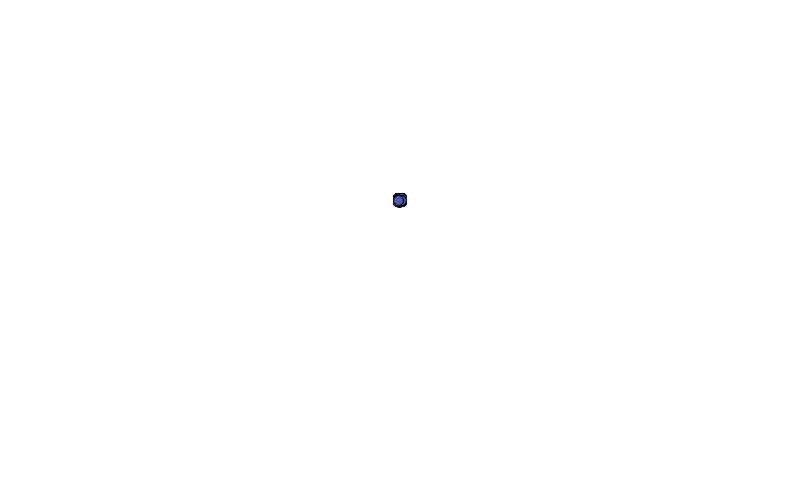
Frame 1 (no input)
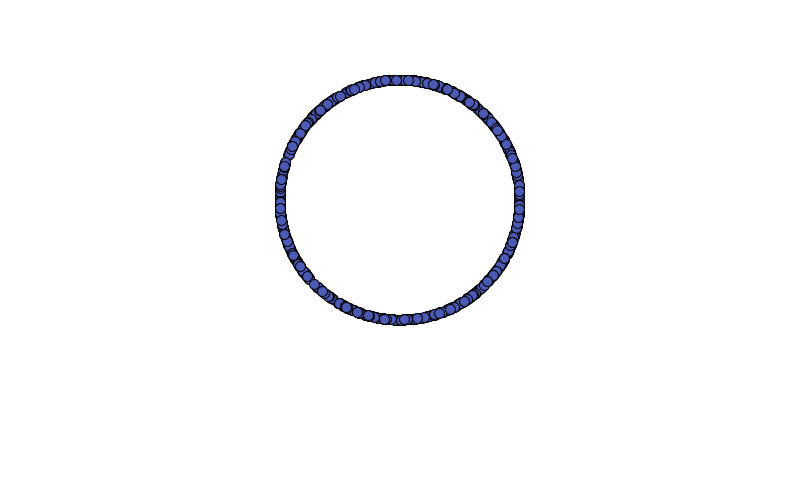
Frame 60 (the mouse pressed at the canvas centre just before this capture)
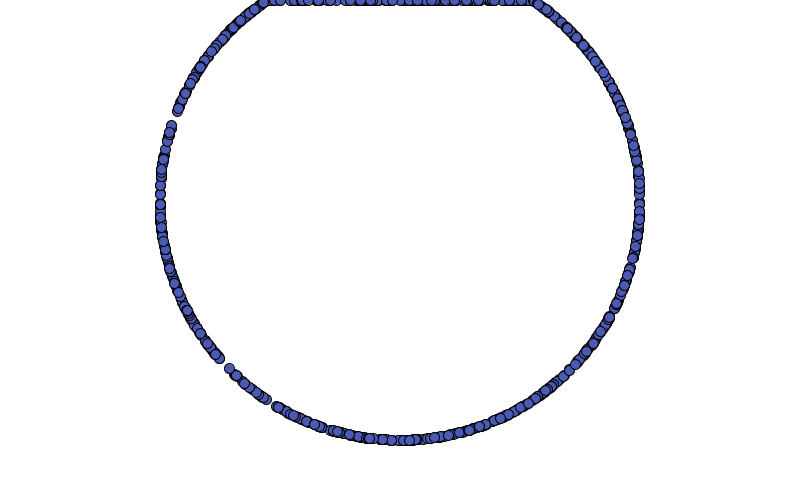
Frame 120 (the mouse held since frame 60 and released just before this capture)

The Processing sketch that drew these frames (run headless with seeded random() and noise(); from frame 60 on, the mouse is pressed at the canvas centre):

// Processing sketch: processing_121915
// ── processing_121915.pde

particle system[] = new particle[800];
float genx;
float geny;
float genSpeed = 2;

void setup()
{
  size(800, 500);
  genx = width/2;
  geny = 200;

  for (int i=0 ; i<system.length ; i++)
  {
    float angle = random(0, TWO_PI);
    system[i] = new particle(genx, geny, genSpeed*cos(angle), genSpeed*sin(angle));
  }
}

void draw()
{ 
  background(255,255,255);
  for (int i=0 ; i<system.length ; i++)
  {
    system[i].move();
    system[i].draw();
  }
}

class particle
{
  float x, y;
  float vel_x, vel_y;

  void draw()
  {
    fill(75,90,180);
    ellipse(x, y, 10, 10); 
  }

  void move()
  {
    x += vel_x;
    y += vel_y;

    vel_y += 0.00005;
    if ( y>height) {   
      y=height;      
      vel_y += -4;
    }
    if ( y<0) {   
      y=0;      
      vel_y += -4;
    }
    if ( x>width) {   
      x=width;      
      vel_x += -4;
    }
    if ( x<0) {   
      x=0;      
      vel_x += -4;
    }
  }
  particle(float intx, float inty, float intvelx, float intvely)
  {
    x = intx; 
    y= inty;
    vel_x = intvelx; 
    vel_y = intvely;
  }
}
